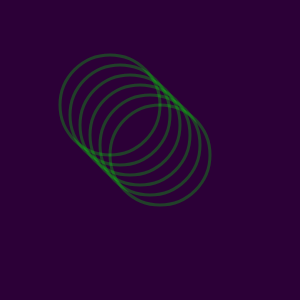
Frame 1 (no input)
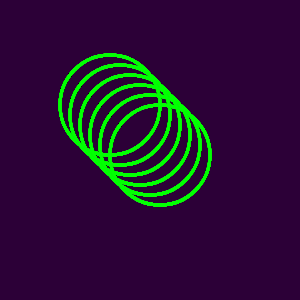
Frame 60 (no input)
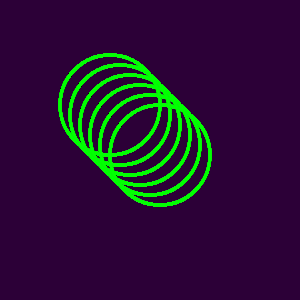
Frame 120 (the mouse pressed at the canvas centre since frame 60)

The p5.js sketch that drew these frames (run headless with seeded random() and noise() and a simulated clock; from frame 60 on, the mouse is pressed at the canvas centre):

// p5.js sketch
// ── sketch.js
function setup(){
    createCanvas(300,300);
    background(44,0,55)
}

function draw(){
    circles(10,10);
    circles(20,20);
    circles(30,30);
    circles(40,40);
    circles(50,50);
    circles(60,60)
}

function circles(x,y){
    fill(88,0,)
    stroke('rgba(0,255,0,0.25)');
strokeWeight(3);
    ellipse(x+100,y+95,100,100);

}
